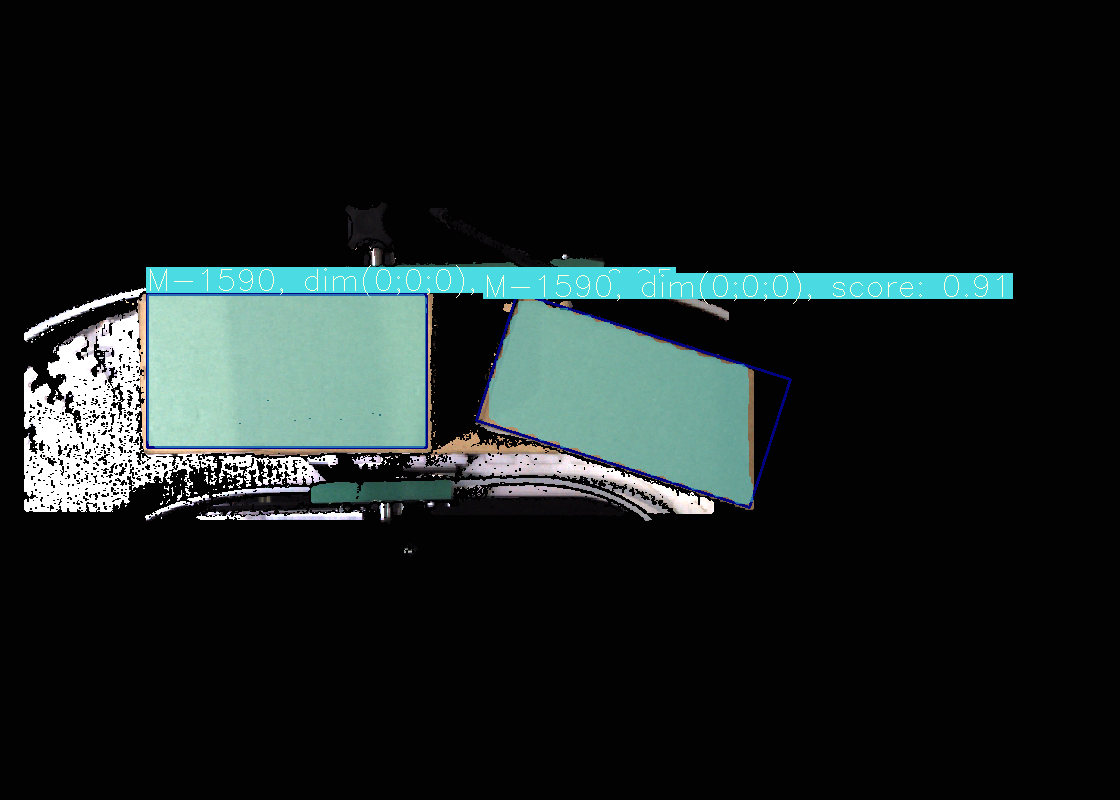
#> input picture result_inference.png, 1120 x 800 px
$ python test_py.py
#> lines starting #> are read from the running program, lines starting #| are printed output that depends on the picture
import cv2
import numpy as np

import operator
from stat import ST_CTIME
import os, sys, time
my_dir = 'frame/'
import glob
import os
def get_last_file():
    list_of_files = []
    # os.chdir(my_dir)
    for file in glob.glob("frame/*.png"):
        # print(file)
        list_of_files.append(file)

    # list_of_files = glob.glob(f'./frame/*.png') # * means all if need specific format then *.csv
    if len(list_of_files) == 0:
        return None

    latest_file = max(list_of_files, key=os.path.getctime)
    # xxx =  f'{my_dir}{latest_file}'
    # print(f'call latest_file = {latest_file}')
    return latest_file

init_file = "result_inference.png"
last_file = 'frame/abc.png'
name_wd = "3D_data"
current_file = ""

cv2.namedWindow(name_wd, cv2.WINDOW_AUTOSIZE)
x = 10
y = 212
w = 726
h = 362

while True:
    last_file = get_last_file()
    if last_file == None:
        print(f'last_file = None')
        last_file = init_file
    # else:
    #     if last_file != init_file:
    #         last_file = init_file


    if current_file != last_file:
        print(f'last file = {last_file}, init_file = {init_file}')
        current_file = last_file
        img = cv2.imread(current_file)
#> img is the input picture: shape (800, 1120, 3); mean B, G, R 32, 32.7, 25

        crop_img = img[y:y+h, x:x+w]
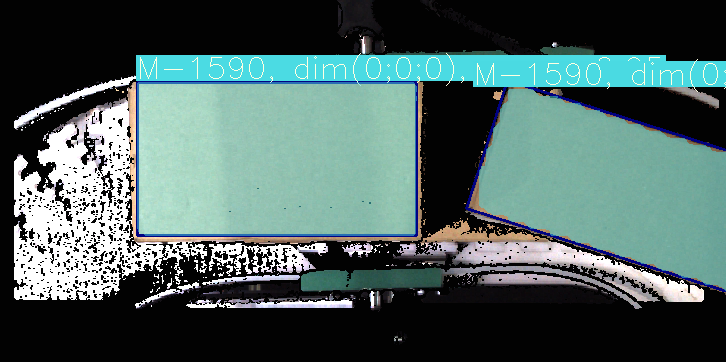
#> crop_img: shape (362, 726, 3); mean B, G, R 96.5, 99.2, 76.9
        # print(f'img shape = {img.shape}')
        cv2.imshow(name_wd, crop_img)
        cv2.waitKey(1)

    time.sleep(0.5)
